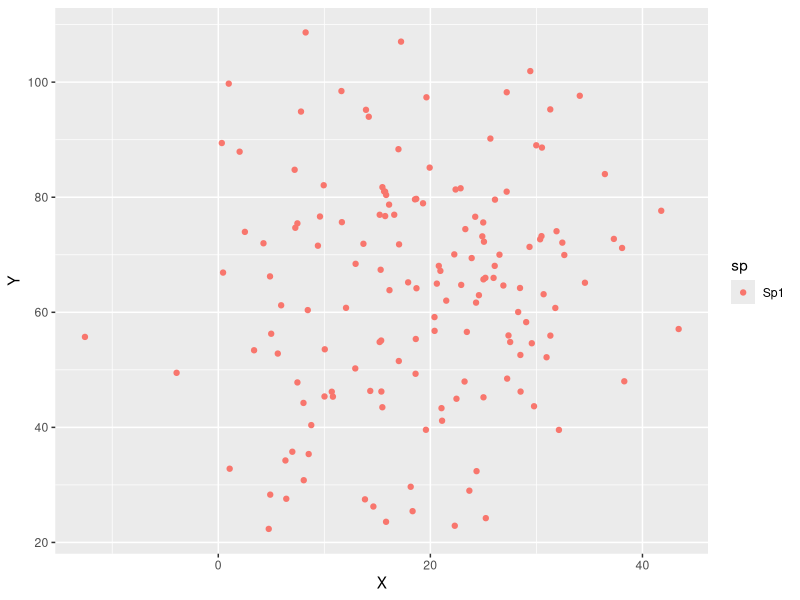

R code for this plot:
# Script trial

library(tidyverse)

dat <- tibble(X=rnorm(150, mean=20, sd=10), 
              Y=rnorm(150, mean=65, sd=20),
              sp=paste0("Sp1"))

ggplot(dat, aes(X, Y, col=sp))+
  geom_point()
